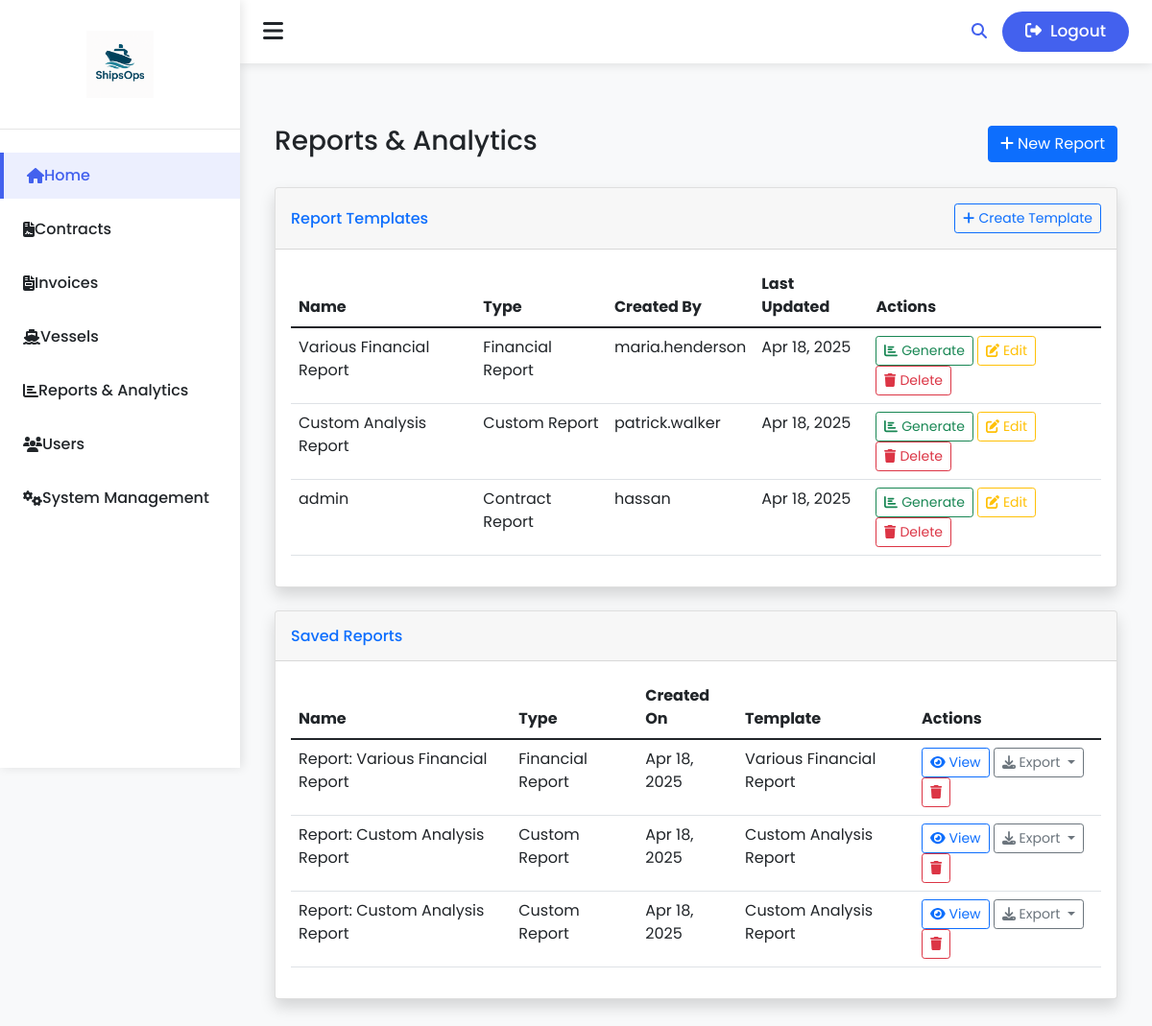
Page /reports/ (signed in) on the committed database.
### ShipOps/models.py (models this page shows, shortened)
class ReportTemplate(models.Model):
    name = models.CharField(max_length=100)
    description = models.TextField(blank=True)
    report_type = models.CharField(max_length=50, choices=[
        ('contract', 'Contract Report'),
        ('invoice', 'Invoice Report'),
        ('vessel', 'Vessel Report'),
        ('maintenance', 'Maintenance Report'),
        ('financial', 'Financial Report'),
        ('custom', 'Custom Report')
    ])
    created_by = models.ForeignKey('auth.User', on_delete=models.SET_NULL, null=True, related_name='created_templates')
    is_public = models.BooleanField(default=False)
    created_at = models.DateTimeField(auto_now_add=True)
    updated_at = models.DateTimeField(auto_now=True)
    configuration = models.JSONField(default=dict)
    class Meta:
        ordering = ['-updated_at']
        verbose_name = 'Report Template'
        verbose_name_plural = 'Report Templates'

class SavedReport(models.Model):
    name = models.CharField(max_length=100)
    template = models.ForeignKey(ReportTemplate, on_delete=models.SET_NULL, null=True, blank=True, related_name='saved_reports')
    description = models.TextField(blank=True)
    report_type = models.CharField(max_length=50, choices=[
        ('contract', 'Contract Report'),
        ('invoice', 'Invoice Report'),
        ('vessel', 'Vessel Report'),
        ('maintenance', 'Maintenance Report'),
        ('financial', 'Financial Report'),
        ('custom', 'Custom Report')
    ])
    created_by = models.ForeignKey('auth.User', on_delete=models.SET_NULL, null=True, related_name='saved_reports')
    created_at = models.DateTimeField(auto_now_add=True)
    parameters = models.JSONField(default=dict)
    data = models.JSONField(default=dict)
    file = models.FileField(upload_to='reports/', null=True, blank=True)
    class Meta:
        ordering = ['-created_at']
        verbose_name = 'Saved Report'
        verbose_name_plural = 'Saved Reports'

### ShipOps/views.py (the view)
# urls.py: path('reports/', report_list, name='report-list'),
@login_required
def report_list(request):
    templates = ReportTemplate.objects.filter(
        models.Q(created_by=request.user) | models.Q(is_public=True)
    ).order_by('-updated_at')
    saved_reports = SavedReport.objects.filter(
        created_by=request.user
    ).order_by('-created_at')
    AnalyticsLog.objects.create(
        user=request.user,
        action='view_report',
        details={'page': 'report-list'}
    )
    context = {
        'templates': templates,
        'saved_reports': saved_reports,
        'report_types': dict(ReportTemplate._meta.get_field('report_type').choices)
    }
    return render(request, 'ShipOps/reports/reports_list.html', context)

### templates/ShipOps/reports/reports_list.html (shortened to what this page needs)
{% extends 'base.html' %}
{% block content %}
<div class="container-fluid mt-4">
  <div class="d-flex justify-content-between align-items-center mb-4">
    <h1 class="h3 text-gray-800">Reports & Analytics</h1>
    <div>
      <a href="{% url 'report_form' %}" class="btn btn-primary">
        <i class="fas fa-plus"></i> New Report
      </a>
    </div>
  </div>
  <div class="card shadow mb-4">
    <div class="card-header py-3 d-flex justify-content-between align-items-center">
      <h6 class="m-0 font-weight-bold text-primary">Report Templates</h6>
      <a href="{% url 'report_template_create' %}" class="btn btn-sm btn-outline-primary">
        <i class="fas fa-plus"></i> Create Template
      </a>
    </div>
    <div class="card-body">
      {% if templates %}
      <div class="table-responsive">
        <table class="table table-hover" id="templatesTable">
          <thead>
            <tr>
              <th>Name</th>
              <th>Type</th>
              <th>Created By</th>
              <th>Last Updated</th>
              <th>Actions</th>
            </tr>
          </thead>
          <tbody>
            {% for template in templates %}
            <tr>
              <td>{{ template.name }}</td>
              <td>{{ template.get_report_type_display }}</td>
              <td>{{ template.created_by.username }}</td>
              <td>{{ template.updated_at|date:"M d, Y" }}</td>
              <td>
                <a href="{% url 'report_generate' template.id %}" class="btn btn-sm btn-outline-success">
                  <i class="fas fa-chart-bar"></i> Generate
                </a>
                <a href="{% url 'report_template_edit' template.id %}" class="btn btn-sm btn-outline-warning">
                  <i class="fas fa-edit"></i> Edit
                </a>
                <button class="btn btn-sm btn-outline-danger" data-bs-toggle="modal"
                        data-bs-target="#deleteTemplateModal" data-template-id="{{ template.id }}">
                  <i class="fas fa-trash"></i> Delete
                </button>
              </td>
            </tr>
            {% endfor %}
          </tbody>
        </table>
      </div>
      {% endif %}
    </div>
  </div>
  <div class="card shadow mb-4">
    <div class="card-header py-3">
      <h6 class="m-0 font-weight-bold text-primary">Saved Reports</h6>
    </div>
    <div class="card-body">
      {% if saved_reports %}
      <div class="table-responsive">
        <table class="table table-hover" id="reportsTable">
          <thead>
            <tr>
              <th>Name</th>
              <th>Type</th>
              <th>Created On</th>
              <th>Template</th>
              <th>Actions</th>
            </tr>
          </thead>
          <tbody>
            {% for report in saved_reports %}
            <tr>
              <td>{{ report.name }}</td>
              <td>{{ report.get_report_type_display }}</td>
              <td>{{ report.created_at|date:"M d, Y" }}</td>
              <td>
                {% if report.template %}
                {{ report.template.name }}
                {% else %}
                <span class="text-muted">Custom</span>
                {% endif %}
              </td>
              <td>
                <a href="{% url 'report_view' report.id %}" class="btn btn-sm btn-outline-primary">
                  <i class="fas fa-eye"></i> View
                </a>
                <div class="btn-group">
                  <button class="btn btn-sm btn-outline-secondary dropdown-toggle" type="button"
                          data-bs-toggle="dropdown" aria-expanded="false">
                    <i class="fas fa-download"></i> Export
                  </button>
                </div>
                <button class="btn btn-sm btn-outline-danger" data-bs-toggle="modal"
                        data-bs-target="#deleteReportModal" data-report-id="{{ report.id }}">
                  <i class="fas fa-trash"></i>
                </button>
              </td>
            </tr>
            {% endfor %}
          </tbody>
        </table>
      </div>
      {% endif %}
    </div>
  </div>
</div>
{% endblock %}

### static/css/style.css (style rules this page uses)
:root { --dark-color: #000; --blue-color: #8cd0e3; --pink-color: #e78eca; --section-color: #fff; }
body { font-family: "Cairo", sans-serif; }

### templates/base.html (style rules this page uses)
:root { --primary-color: #4361ee; --secondary-color: #3f37c9; --accent-color: #f72585; --light-color: #f8f9fa; --dark-color: #212529; --sidebar-width: 250px; }
body { font-family: 'Poppins', sans-serif; background-color: #f8f9fa; display: flex; min-height: 100vh; }

### rows in the picture
ReportTemplate: name "Various Financial Report", report_type "Financial Report", created_by.username "maria.henderson", updated_at "Apr 18, 2025"
ReportTemplate: name "Custom Analysis Report", report_type "Custom Report", created_by.username "patrick.walker", updated_at "Apr 18, 2025"
ReportTemplate: name "admin", report_type "Contract Report", created_by.username "hassan", updated_at "Apr 18, 2025"
SavedReport: name "Report: Various Financial Report", report_type "Financial Report", created_at "Apr 18, 2025", template.name "Various Financial Report"
SavedReport: name "Report: Custom Analysis Report", report_type "Custom Report", created_at "Apr 18, 2025", template.name "Custom Analysis Report"
SavedReport: name "Report: Custom Analysis Report", report_type "Custom Report", created_at "Apr 18, 2025", template.name "Custom Analysis Report"
